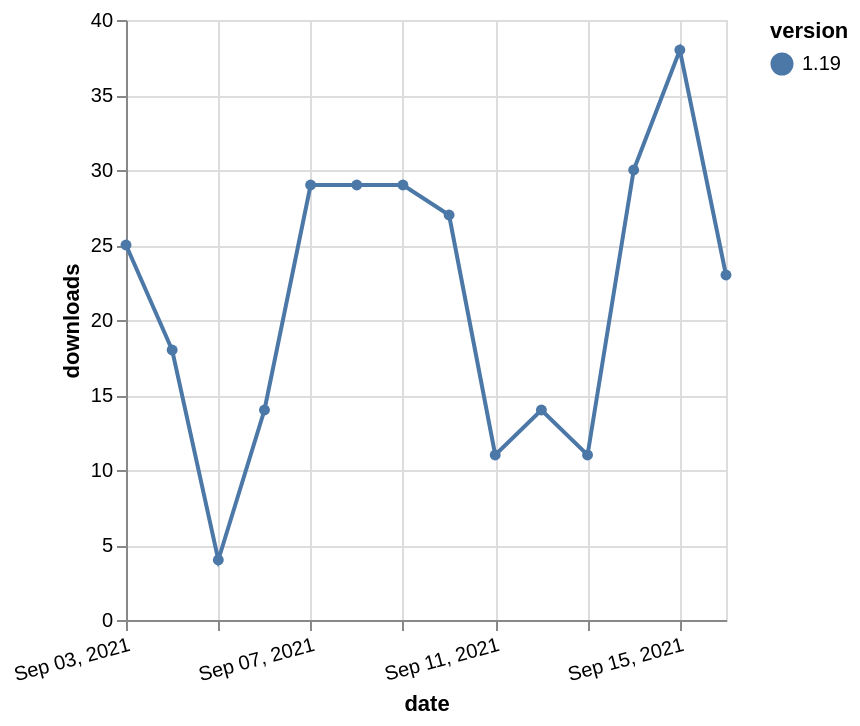

Specify this chart in Vega-Lite:
### Vega-Lite specification from a JSON file in a GitHub repository (floating-point values rounded to 4 significant figures)
{"$schema": "https://vega.github.io/schema/vega-lite/v5.json", "description": "A simple bar chart with embedded data.", "data": {"values": [{"date": "2021-09-03", "total": 26081, "delta": 25, "version": "1.19"}, {"date": "2021-09-04", "total": 26099, "delta": 18, "version": "1.19"}, {"date": "2021-09-05", "total": 26103, "delta": 4, "version": "1.19"}, {"date": "2021-09-06", "total": 26117, "delta": 14, "version": "1.19"}, {"date": "2021-09-07", "total": 26146, "delta": 29, "version": "1.19"}, {"date": "2021-09-08", "total": 26175, "delta": 29, "version": "1.19"}, {"date": "2021-09-09", "total": 26204, "delta": 29, "version": "1.19"}, {"date": "2021-09-10", "total": 26231, "delta": 27, "version": "1.19"}, {"date": "2021-09-11", "total": 26242, "delta": 11, "version": "1.19"}, {"date": "2021-09-12", "total": 26256, "delta": 14, "version": "1.19"}, {"date": "2021-09-13", "total": 26267, "delta": 11, "version": "1.19"}, {"date": "2021-09-14", "total": 26297, "delta": 30, "version": "1.19"}, {"date": "2021-09-15", "total": 26335, "delta": 38, "version": "1.19"}, {"date": "2021-09-16", "total": 26358, "delta": 23, "version": "1.19"}]}, "width": "container", "mark": {"type": "line", "point": {"filled": true}}, "encoding": {"x": {"field": "date", "type": "temporal", "timeUnit": "yearmonthdate", "title": "date", "axis": {"labelAngle": -15}}, "y": {"field": "delta", "type": "quantitative", "title": "downloads"}, "color": {"field": "version", "type": "nominal"}, "tooltip": {"field": "delta"}}}
